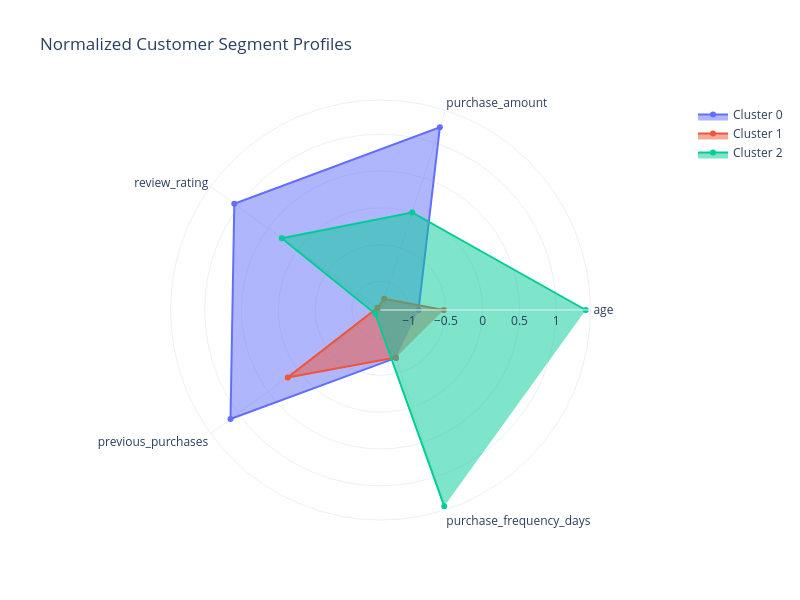

The notebook cell this image was saved under:
### Markdown cell above
Age is more or less evenly distributed across the entire customer base. The segments are purely behavioral, meaning that they are driven by how the customers buy and how much they spend, rather than demographic.

### Code cell
from sklearn.preprocessing import MinMaxScaler

features = ['age', 
            'purchase_amount',
            'review_rating',
            'previous_purchases',
            'purchase_frequency_days',
]

profile_scaled = cluster_summary.copy()
profile_scaled[features] = scaler.fit_transform(cluster_summary[features])

fig = go.Figure()

for cluster in profile_scaled.index:
    fig.add_trace(go.Scatterpolar(
        r=profile_scaled.loc[cluster, features].values,
        theta=features,
        fill='toself',
        name=f'Cluster {cluster}'
    ))

fig.update_layout(
    polar=dict(
        radialaxis=dict(
            visible=True,
        )
    ),
    title='Normalized Customer Segment Profiles',
    template='plotly_white',
    width=800,
    height=600,
)

fig.show()

### Figure 1 — Plotly figure (JSON) as saved in the notebook; plotly's stock layout.template omitted (floating-point values rounded to 4 significant figures)
{"data": [{"fill": "toself", "name": "Cluster 0", "r": [-0.8712, 1.222, 1.067, 1.131, -0.7039], "theta": ["age", "purchase_amount", "review_rating", "previous_purchases", "purchase_frequency_days"], "type": "scatterpolar"}, {"fill": "toself", "name": "Cluster 1", "r": [-0.5291, -1.227, -1.337, 0.1698, -0.7103], "theta": ["age", "purchase_amount", "review_rating", "previous_purchases", "purchase_frequency_days"], "type": "scatterpolar"}, {"fill": "toself", "name": "Cluster 2", "r": [1.4, 0.004795, 0.27, -1.301, 1.414], "theta": ["age", "purchase_amount", "review_rating", "previous_purchases", "purchase_frequency_days"], "type": "scatterpolar"}], "layout": {"height": 600, "polar": {"radialaxis": {"visible": true}}, "title": {"text": "Normalized Customer Segment Profiles"}, "width": 800}}
